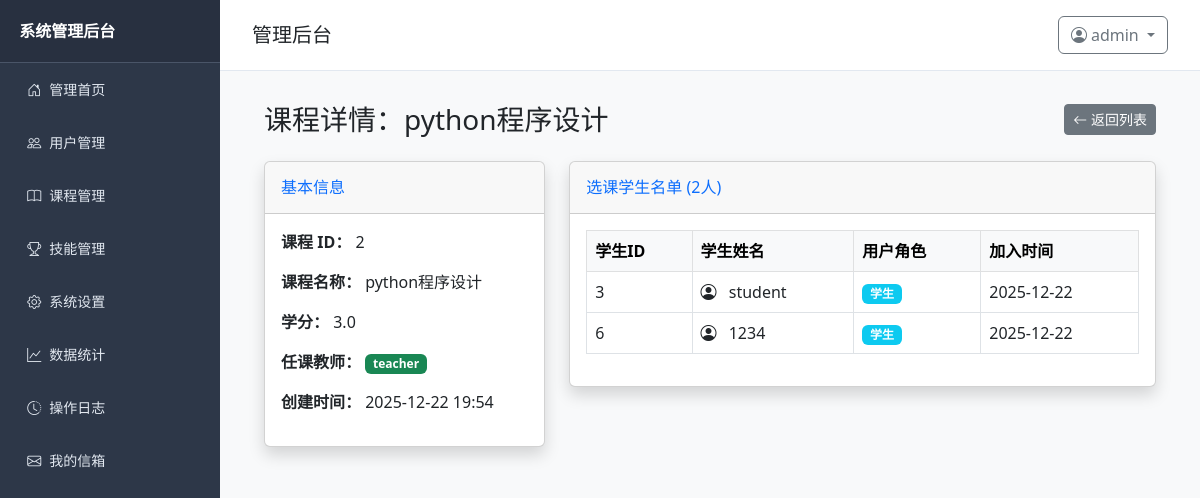
The page /admin/course/detail/2 (signed in) on the database its author committed.
### models.py (models this page shows, shortened)
class User(UserMixin, db.Model):
    __tablename__ = 'user'
    id = db.Column(db.Integer, primary_key=True)
    username = db.Column(db.String(50), unique=True, nullable=False)
    role = db.Column(db.SmallInteger, default=0)  # 0=学生, 1=教师, 2=管理员
    create_time = db.Column(db.DateTime, default=datetime.now)
    password_hash = db.Column(db.String(128))
    teacher_info = db.relationship('Teacher', backref='user', uselist=False, lazy=True, cascade="all, delete-orphan")

class Course(db.Model):
    __tablename__ = 'course'
    id = db.Column(db.Integer, primary_key=True)
    name = db.Column(db.String(50), nullable=False)
    credit = db.Column(db.Float, nullable=False)
    description = db.Column(db.Text, nullable=True)
    teacher_id = db.Column(db.Integer, db.ForeignKey('user.id'))
    create_time = db.Column(db.DateTime, default=datetime.now)
    teacher = db.relationship('User', backref=db.backref('taught_courses', lazy=True), foreign_keys=[teacher_id])
    @property
    def students(self):
        return [e.student for e in self.enrollments]

### routes/admin.py (the view)
@admin_bp.route('/course/detail/<int:course_id>')
@login_required
def course_detail(course_id):
    if current_user.role != 2:
        flash('无管理员权限！', 'danger')
        return redirect(url_for('auth.dashboard'))
    course = Course.query.get_or_404(course_id)
    if hasattr(course, 'students'):
        try:
            enrolled_students = course.students.order_by(User.username).all()
        except AttributeError:
            enrolled_students = course.students
    else:
        enrolled_students = []
    return render_template('admin/course_detail.html',
                           course=course,
                           students=enrolled_students,
                           student_count=len(enrolled_students))

### app.py (called while the page is built)
@login_manager.user_loader
def load_user(user_id):
    return User.query.get(int(user_id))

### templates/admin/course_detail.html (shortened to what this page needs)
{% extends 'base.html' %}
{% block content %}
<div class="container-fluid">
    <div class="d-sm-flex align-items-center justify-content-between mb-4">
        <h1 class="h3 mb-0 text-gray-800">课程详情：{{ course.name }}</h1>
        <a href="{{ url_for('admin.course_manage') }}" class="btn btn-sm btn-secondary">
            <i class="bi bi-arrow-left"></i> 返回列表
        </a>
    </div>
    <div class="row">
        <div class="col-lg-4">
            <div class="card shadow mb-4">
                <div class="card-header py-3">
                    <h6 class="m-0 font-weight-bold text-primary">基本信息</h6>
                </div>
                <div class="card-body">
                    <p><strong>课程 ID：</strong> {{ course.id }}</p>
                    <p><strong>课程名称：</strong> {{ course.name }}</p>
                    <p><strong>学分：</strong> {{ course.credit }}</p>
                    <p><strong>任课教师：</strong>
                        {% if course.teacher %}
                            <span class="badge bg-success">{{ course.teacher.username }}</span>
                        {% else %}
                            <span class="badge bg-secondary">待指派</span>
                        {% endif %}
                    </p>
                    <p><strong>创建时间：</strong> {{ course.create_time.strftime('%Y-%m-%d %H:%M') }}</p>
                </div>
            </div>
        </div>
        <div class="col-lg-8">
            <div class="card shadow mb-4">
                <div class="card-header py-3 d-flex justify-content-between align-items-center">
                    <h6 class="m-0 font-weight-bold text-primary">选课学生名单 ({{ students|length }}人)</h6>
                </div>
                <div class="card-body">
                    {% if students %}
                    <div class="table-responsive">
                        <table class="table table-bordered" width="100%" cellspacing="0">
                            <thead class="table-light">
                                <tr>
                                    <th>学生ID</th>
                                    <th>学生姓名</th>
                                    <th>用户角色</th>
                                    <th>加入时间</th>
                                </tr>
                            </thead>
                            <tbody>
                                {% for student in students %}
                                <tr>
                                    <td>{{ student.id }}</td>
                                    <td>
                                        <i class="bi bi-person-circle me-2 text-gray-400"></i>
                                        {{ student.username }}
                                    </td>
                                    <td><span class="badge bg-info">学生</span></td>
                                    <td>{{ student.create_time.strftime('%Y-%m-%d') }}</td>
                                </tr>
                                {% endfor %}
                            </tbody>
                        </table>
                    </div>
                    {% else %}
                        <div class="text-center py-5 text-muted">
                            <i class="bi bi-people-fill display-4 mb-3 d-block"></i>
                            <p>暂无学生选修此课程</p>
                        </div>
                    {% endif %}
                </div>
            </div>
        </div>
    </div>
</div>
{% endblock %}

### templates/base.html (shortened to what this page needs)
<!DOCTYPE html>
<html lang="zh-CN">
<head>
    <link href="https://cdn.jsdelivr.net/npm/bootstrap@5.3.0/dist/css/bootstrap.min.css" rel="stylesheet">
    <link rel="stylesheet" href="https://cdn.jsdelivr.net/npm/bootstrap-icons@1.10.5/font/bootstrap-icons.min.css">
</head>
<body>
    {% if current_user.is_authenticated %}
        {% if current_user.role == 2 %}
        <div class="sidebar">
            <div class="sidebar-header">系统管理后台</div>
            <ul class="nav flex-column">
                <li class="nav-item">
                    <a class="nav-link {% if request.endpoint == 'admin.admin_index' %}active{% endif %}"
                        href="{{ url_for('admin.admin_index') }}">
                        <i class="bi bi-house-door me-2"></i>管理首页
                    </a>
                </li>
                <li class="nav-item">
                    <a class="nav-link {% if request.endpoint == 'admin.user_manage' %}active{% endif %}"
                        href="{{ url_for('admin.user_manage') }}">
                        <i class="bi bi-people me-2"></i>用户管理
                    </a>
                </li>
                <li class="nav-item">
                    <a class="nav-link {% if request.endpoint == 'admin.course_manage' %}active{% endif %}"
                        href="{{ url_for('admin.course_manage') }}">
                        <i class="bi bi-book me-2"></i>课程管理
                    </a>
                </li>
                <li class="nav-item">
                    <a class="nav-link {% if request.endpoint == 'admin.skill_manage' %}active{% endif %}"
                        href="{{ url_for('admin.skill_manage') }}">
                        <i class="bi bi-trophy me-2"></i>技能管理
                    </a>
                </li>
                <li class="nav-item">
                    <a class="nav-link {% if request.endpoint == 'admin.system_setting' %}active{% endif %}"
                        href="{{ url_for('admin.system_setting') }}">
                        <i class="bi bi-gear me-2"></i>系统设置
                    </a>
                </li>
                <li class="nav-item">
                    <a class="nav-link {% if request.endpoint == 'admin.data_analysis' %}active{% endif %}"
                        href="{{ url_for('admin.data_analysis') }}">
                        <i class="bi bi-graph-up me-2"></i>数据统计
                    </a>
                </li>
                <li class="nav-item">
                    <a class="nav-link {% if request.endpoint == 'admin.system_logs' %}active{% endif %}"
                        href="{{ url_for('admin.system_logs') }}">
                        <i class="bi bi-clock-history me-2"></i>操作日志
                    </a>
                </li>
                <li class="nav-item">
                    <a class="nav-link {% if request.endpoint == 'student.mailbox_index' %}active{% endif %}"
                        href="{{ url_for('student.mailbox_index') }}">
                        <i class="bi bi-envelope me-2"></i>我的信箱
                    </a>
                </li>
            </ul>
        </div>
        {% endif %}
    {% endif %}
    <div class="content-wrapper {% if not current_user.is_authenticated %}full-width{% endif %}">
        <div class="content-header">
            <h5 class="mb-0">
                {% block content_title %}
                    {% if not current_user.is_authenticated %}
                        系统登录
                    {% elif current_user.role == 0 %}
                        学生首页
                    {% elif current_user.role == 1 %}
                        教师首页
                    {% elif current_user.role == 2 %}
                        管理后台
                    {% endif %}
                {% endblock %}
            </h5>
            {% if current_user.is_authenticated %}
            <div class="user-dropdown dropdown">
                <button class="btn btn-outline-secondary dropdown-toggle" type="button" data-bs-toggle="dropdown" aria-expanded="false">
                    <i class="bi bi-person-circle me-1"></i>{{ current_user.username }}
                </button>
            </div>
            {% endif %}
        </div>
        <div class="content-body">
            {% block content %}{% endblock %}
        </div>
    </div>
</body>
</html>

### templates/base.html (style rules this page uses)
body { display: flex; min-height: 100vh; margin: 0; background-color: #f8f9fa; }
.sidebar { width: 220px; background-color: #2d3748; color: white; flex-shrink: 0; transition: all 0.3s ease; }
.sidebar .sidebar-header { padding: 1.2rem; font-weight: bold; font-size: 16px; border-bottom: 1px solid #4a5568; background-color: #283040; }
.sidebar .nav-link { color: #e2e8f0; padding: 0.8rem 1.2rem; border-radius: 0.3rem; margin: 0.2rem 0.5rem; font-size: 14px; }
.content-wrapper { flex-grow: 1; overflow-y: auto; }
.content-header { padding: 1rem 2rem; background-color: white; border-bottom: 1px solid #e2e8f0; display: flex; justify-content: space-between; align-items: center; }
.content-body { padding: 2rem; }

### rows shown on the page
User: username "admin"
Course: name "python程序设计", id "2", credit "3.0", create_time "2025-12-22 19:54"
User: teacher.username "teacher"
User: id "3", username "student", create_time "2025-12-22"
User: id "6", username "1234", create_time "2025-12-22"

### other values the page prints
{{ students|length }} "2"
